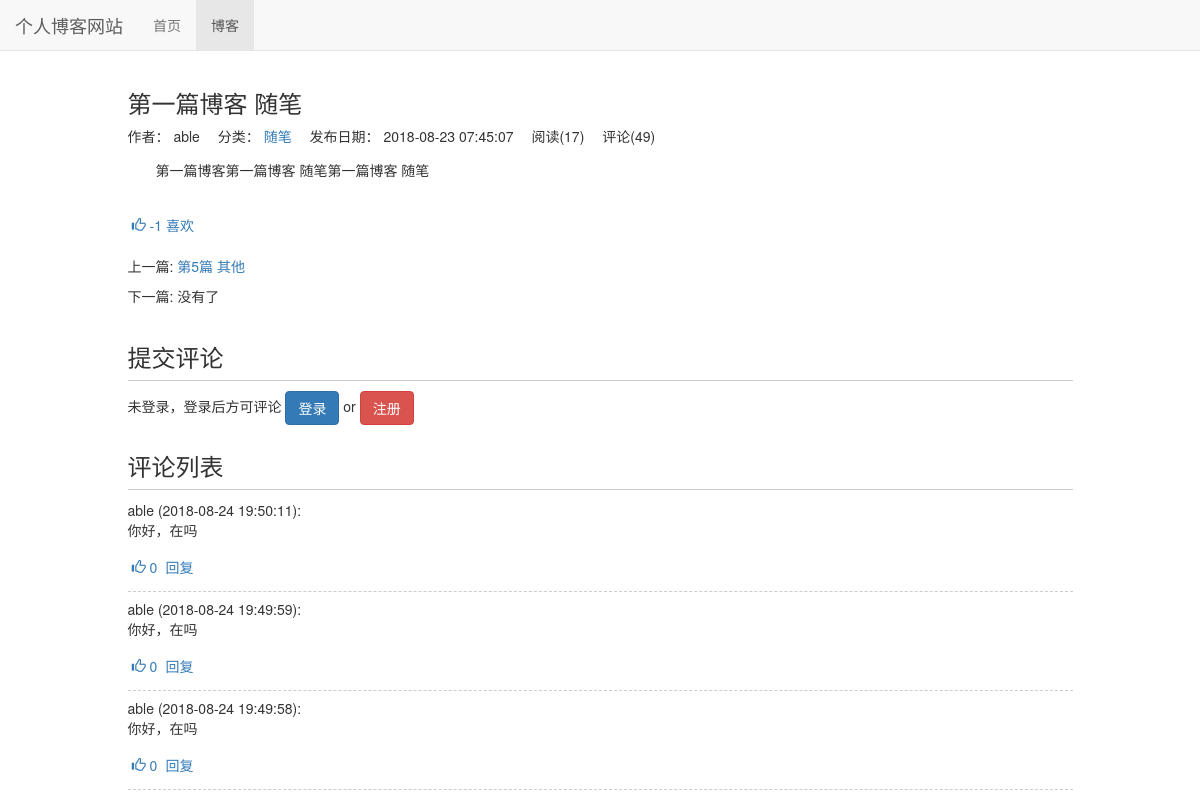
Before: /blog/1 (upper part) with the older database file.
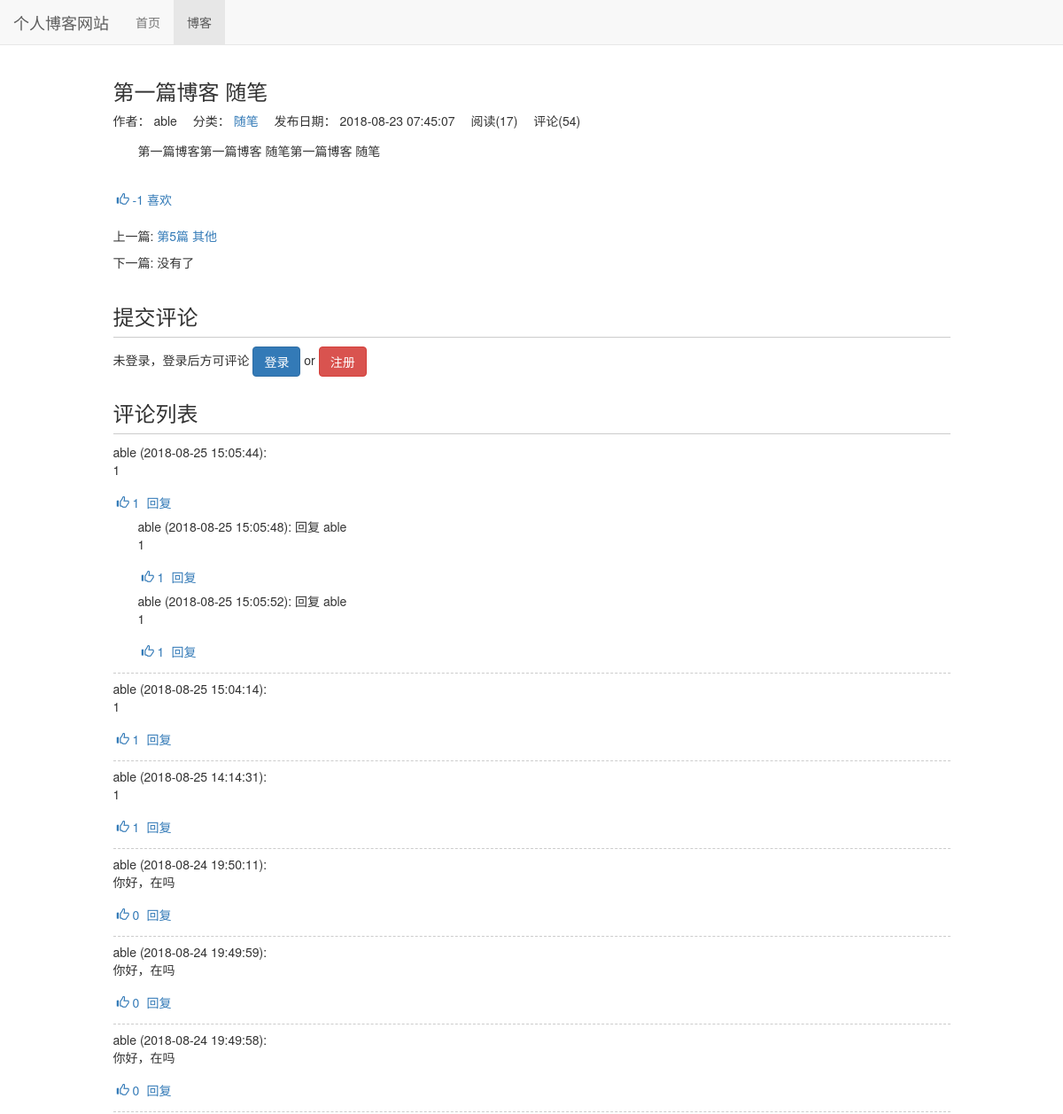
After: the same page with the newer database file.
### blog/models.py (models this page shows, shortened)
class Blog(models.Model, ReadNumExpandMethod):  # 继承 方法
    title = models.CharField(max_length=50)
    blog_type = models.ForeignKey(BlogType, on_delete=models.CASCADE)
    content = RichTextUploadingField()
    author = models.ForeignKey(User, on_delete=models.CASCADE)
    read_details = GenericRelation(ReadDetail)
    created_time = models.DateTimeField(auto_now_add=True)
    last_updated_time = models.DateTimeField(auto_now=True)
    class Meta:
        ordering = ['created_time']

class BlogType(models.Model):
    type_name = models.CharField(max_length=15)
    def __str__(self):
        return self.type_name

### read_statistics/models.py (models this page shows)
class ReadNum(models.Model):
    read_num = models.IntegerField(default=0)
    content_type = models.ForeignKey(ContentType, on_delete=models.CASCADE)
    object_id = models.PositiveIntegerField()
    content_object = GenericForeignKey('content_type', 'object_id')

### likes/models.py (models this page shows)
class LikeCount(models.Model):
    content_type = models.ForeignKey(ContentType, on_delete=models.CASCADE)
    object_id = models.PositiveIntegerField()
    content_object = GenericForeignKey('content_type', 'object_id')
    liked_num = models.IntegerField(default=0)

### comment/models.py (models this page shows, shortened)
class Comment(models.Model):
    content_type = models.ForeignKey(ContentType, on_delete=models.CASCADE)
    object_id = models.PositiveIntegerField()
    content_object = GenericForeignKey('content_type', 'object_id')
    text = models.TextField()
    comment_time = models.DateTimeField(auto_now_add=True)
    user = models.ForeignKey(User, related_name='comments', on_delete=models.CASCADE)
    root = models.ForeignKey('self', related_name='root_comment', null=True, on_delete=models.CASCADE)
    parent = models.ForeignKey('self', related_name='parent_comment', null=True, on_delete=models.CASCADE)
    reply_to = models.ForeignKey(User, related_name='replies', null=True, on_delete=models.CASCADE)
    class Meta:
        ordering = ['comment_time'] # 时间逆序，最新的在最前面

### blog/views.py (the view)
# urls.py: path('<int:blog_pk>', views.blog_detail, name='blog_detail'),
def blog_detail(request, blog_pk):
    blog = get_object_or_404(Blog, pk=blog_pk)
    read_cookie_key = read_statistics_one_read(request, blog)
    context = {}
    context['previous_blog'] = Blog.objects.filter(
        created_time__gt=blog.created_time).last()
    context['next_blog'] = Blog.objects.filter(
        created_time__lt=blog.created_time).first()
    context['blog'] = blog
    context['login_form'] = LoginForm()
    response = render(request, 'blog/blog_detail.html', context)
    response.set_cookie(read_cookie_key, 'true')  # 阅读cookie标记
    return response

### comment/templatetags/comment_tags.py (called while the page is built)
@register.simple_tag
def get_comment_count(obj):
    content_type = ContentType.objects.get_for_model(
        obj)  # 根据具体对象获取contenttype
    return Comment.objects.filter(
        content_type=content_type, object_id=obj.pk).count()

@register.simple_tag
def get_comment_list(obj):
    content_type = ContentType.objects.get_for_model(obj)
    comments = comments = Comment.objects.filter(
        content_type=content_type, object_id=obj.pk, parent=None)
    return comments.order_by('-comment_time')

### likes/templatetags/likes_tags.py (called while the page is built)
@register.simple_tag
def get_like_count(obj):
    content_type = ContentType.objects.get_for_model(obj)
    like_count, created = LikeCount.objects.get_or_create(
        content_type=content_type, object_id=obj.pk)
    return like_count.liked_num

@register.simple_tag(takes_context=True)  # 使用模版里面的变量
def get_like_status(context, obj):
    content_type = ContentType.objects.get_for_model(obj)
    user = context['user']
    if not user.is_authenticated:
        return ''
    if LikeRecord.objects.filter(
            content_type=content_type, object_id=obj.pk, user=user).exists():
        return 'active'
    else:
        return ''

@register.simple_tag
def get_content_type(obj):
    content_type = ContentType.objects.get_for_model(obj)
    return content_type.model

### read_statistics/models.py (called while the page is built)
    def get_read_num(self):
        try:
            ct = ContentType.objects.get_for_model(self)
            readnum = ReadNum.objects.get(content_type=ct, object_id=self.pk)
            return readnum.read_num
        except exceptions.ObjectDoesNotExist:
            return 0

### read_statistics/utils.py (called while the page is built)
def read_statistics_one_read(request, obj):
    ct = ContentType.objects.get_for_model(obj)
    key = '%s_%s_read' % (ct.model, obj.pk)  # cookie key
    if not request.COOKIES.get(key):
        readnum, created = ReadNum.objects.get_or_create(
            content_type=ct, object_id=obj.pk)
        readnum.read_num += 1
        readnum.save()
        date = timezone.now().date()
        readDetail, created = ReadDetail.objects.get_or_create(
            content_type=ct, object_id=obj.pk, date=date)
        readDetail.read_num += 1
        readDetail.save()
    return key

### blog/templates/blog/blog_detail.html (shortened to what this page needs)
{% extends "base.html" %}
{% block nav_blog_active %}active {% endblock nav_blog_active %}
{% load staticfiles %}
{% load comment_tags %}
{% load likes_tags %}
{% block header_extends %}
    <link rel="stylesheet" href="{% static 'blog/blog.css' %}">
{% endblock header_extends %}
{% block content %}
<div class="container">
    <div class="row">
        <div class="col-xs-10 col-xs-offset-1">
            <h3>{{ blog.title }}</h3>
            <ul class="blog-info-description" >
                <li>作者： {{ blog.author }}</li>
                <li>分类： <a href="{% url 'blogs_with_type' blog.blog_type.pk %}">{{ blog.blog_type }}</a></li>
                <li>发布日期： {{ blog.created_time|date:'Y-m-d H:i:s' }} </li>
                <li>阅读({{ blog.get_read_num }})</li>
                <li>评论({% get_comment_count blog %})</li>
            </ul>
            <div class="blog-content">{{ blog.content|safe }}</div>
            <div class="like" onclick="likeChange(this, '{% get_content_type blog %}', {{ blog.pk }})">
                <span class="glyphicon glyphicon-thumbs-up {% get_like_status  blog %}"></span>
                <span class="liked-num">{% get_like_count blog %}</span>
                <span>喜欢</span>
            </div>
            <div class="blog-more">
                <p>上一篇:
                    {% if previous_blog %}
                       <a href="{% url 'blog_detail' previous_blog.pk  %}">{{ previous_blog.title }}</a>
                    {% else %}
                        没有了
                    {% endif %}
                     </p>
                <p>下一篇:
                    {% if next_blog %}
                         <a href="{% url 'blog_detail' next_blog.pk  %}">{{ next_blog.title }}</a>
                    {% else %}
                        没有了
                    {% endif %}
                </p>
            </div>
        </div>
    </div>
    <div class="row">
        <div class="col-xs-10 col-xs-offset-1">
            <div class="comment-area">
            <h3 class="comment-area-title">提交评论</h3>
            {% if user.is_authenticated %}
                <form id="comment_form" action="{% url 'update_comment' %}" method="POST" style="overflow: hidden">
                    <label>{{ user.username }}，欢迎评论～</label>
                    <div id="reply_content_container" style="display: none;">
                        <p id="reply_title">回复：</p>
                        <div id="reply_content"> </div>
                    </div>
                    {% csrf_token %}
                    {% get_comment_form blog as comment_form %}
                    {% for field in comment_form %}
                        {{ field }}
                    {% endfor %}
                    <span id="comment_error" class="text-danger pull-left"></span>
                    <input type="submit" value="评论" class="btn btn-primary pull-right">
                </form>
            {% else %}
                未登录，登录后方可评论
                <a class="btn btn-primary" href="{% url 'login' %}?from={{ request.get_full_path }}">登录</a>
                <span>or</span>
                <a class="btn btn-danger" href="{% url 'register' %}?from={{ request.get_full_path }}">注册</a>
            {% endif %}
            </div>
            <div class="comment-area">
                <h3 class="comment-area-title">评论列表</h3>
                <div id="comment_list" >
                    {% get_comment_list blog as comments %}
                    {% for comment in comments  %}
                        <div id="root_{{ comment.pk }}" class="comment">
                            <span>{{ comment.user.username }}</span>
                            <span>({{ comment.comment_time | date:"Y-m-d H:i:s" }}):</span>
                            <div id="comment_{{ comment.pk }}">
                                {{ comment.text | safe }}
                            </div>
                            <div class="like" onclick="likeChange(this, '{% get_content_type comment %}', {{ comment.pk }})">
                                    <span class="glyphicon glyphicon-thumbs-up {% get_like_status comment %}"></span>
                                    <span class="liked-num">{% get_like_count comment %}</span>
                            </div>
                            <a href="javascript:reply({{ comment.pk }})">回复</a>
                            {% for reply in comment.root_comment.all  %}
                                <div class="reply">
                                    <span>{{ reply.user.username }}</span>
                                    <span>({{ reply.comment_time | date:"Y-m-d H:i:s" }}):</span>
                                    <span>回复</span>
                                    <span>{{ reply.reply_to.username }}</span>
                                    <div id="comment_{{ reply.pk }}">
                                        {{ reply.text|safe }}
                                    </div>
                                    <div class="like" onclick="likeChange(this, '{% get_content_type reply %}', {{ reply.pk }})">
                                            <span class="glyphicon glyphicon-thumbs-up {% get_like_status reply %}"></span>
                                            <span class="liked-num">{% get_like_count reply %}</span>
                                    </div>
                                    <a href="javascript:reply({{ reply.pk }})">回复</a>
                                </div>
                            {% endfor %}
                        </div>
                    {% empty %}
                        <span id='no_comment'>暂无评论</span>
                    {% endfor %}
                </div>
            </div>
        </div>
    </div>
</div>
{% endblock content %}

### templates/base.html (shortened to what this page needs)
{% load staticfiles %}
<!DOCTYPE html>
<html lang="zh-CN">
<head>
    <link rel="stylesheet" href="/static/base.css">
    <link rel="stylesheet" href="{% static 'bootstrap-3.3.7/css/bootstrap.min.css' %}">
    {% block header_extends %}
    {% endblock header_extends %}
</head>
<body>
    <div class="navbar navbar-default navbar-fixed-top" role="navigation">
        <div class="container-fluid">
            <div class="navbar-header">
                <a class="navbar-brand" href="{% url 'home' %}">个人博客网站</a>
            </div>
            <div class="collapse navbar-collapse" id="navbar-collapse">
                <ul class="nav navbar-nav">
                        <li class="{% block nav_home_active %}{% endblock %}"><a href="{% url 'home' %}">首页</a></li>
                        <li class="{% block nav_blog_active%}{% endblock%}">
                        <a href="{% url 'blog_list' %}">博客</a></li>
                </ul>
            </div>
        </div>
    </div>
    {% block content %}{% endblock content %}
</body>
</html>

### static/base.css (style rules this page uses)
* { margin: 0; padding: 0; }
body { margin-top: 70px!important; }
ul { list-style: none; }

### blog/static/blog/blog.css (style rules this page uses)
ul.blog-info-description { list-style-type: none; margin-bottom: 1em; }
ul.blog-info-description li { display: inline-block; margin-right: 1em; }
div.blog-content { text-indent: 2em; margin-bottom: 2em; }
div.blog-more { margin-top: 1em; }
div.comment-area { margin-top: 2em; }
h3.comment-area-title { border-bottom: 1px solid #ccc; padding-bottom: 0.4em; }
div.comment { border-bottom: 1px dashed #ccc; margin-bottom: 0.5em; padding-bottom: 0.5em; }
div.reply { margin-left: 2em; }
div.like { color: #337ab7; cursor: pointer; display: inline-block; padding: 0.5em 0.3em; }

Changed rows visible on the page:
computed for Blog "第一篇博客 随笔": id "49" → "54"
added Comment: user.username "able", comment_time "2018-08-25 15:05:44", text "1", id.liked_num "1", shown under "评论列表"
added Comment: user.username "able", comment_time "2018-08-25 15:05:48", reply_to.username "able", text "1", id.liked_num "1"
added Comment: user.username "able", comment_time "2018-08-25 15:05:52", reply_to.username "able", text "1", id.liked_num "1"
added Comment: user.username "able", comment_time "2018-08-25 15:04:14", text "1", id.liked_num "1", shown under "评论列表"
added Comment: user.username "able", comment_time "2018-08-25 14:14:31", text "1", id.liked_num "1", shown under "评论列表"
